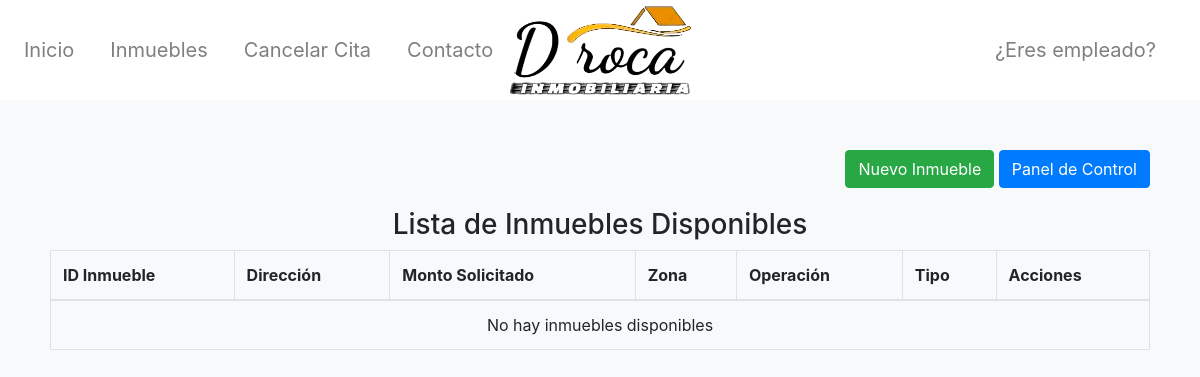
/gestionarInmuebles.php, run on an earlier commit of the app's database.
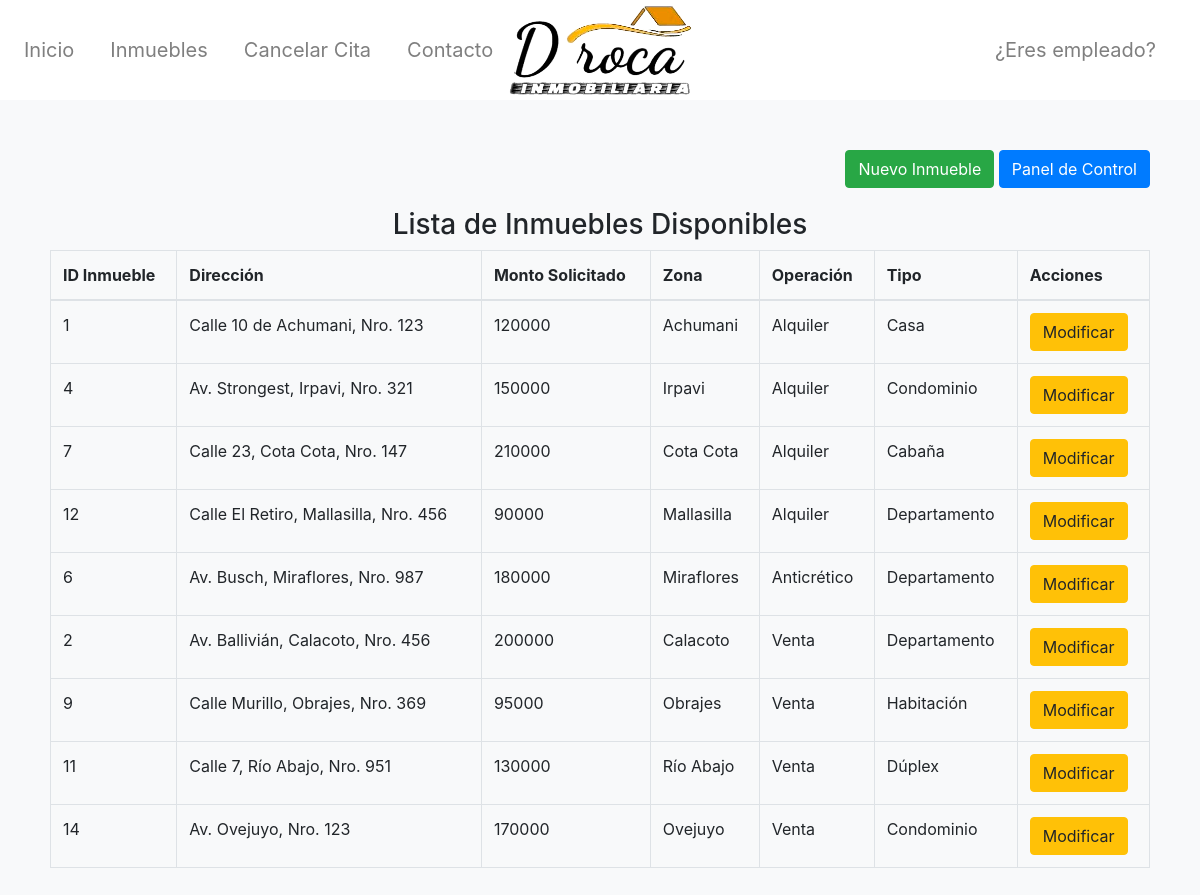
And on a later commit of the database.
### tables this page shows
CREATE TABLE Vivienda (
    idVivienda int  NOT NULL AUTO_INCREMENT,
    Direccion varchar(100)  NOT NULL,
    MontoPedido int  NOT NULL,
    Vendido boolean  NOT NULL,
    Zonas_idZona int  NOT NULL,
    TipoVivienda_idTipoV int  NOT NULL,
    TipoOferta_idTipoO int  NOT NULL,
    CONSTRAINT Vivienda_pk PRIMARY KEY (idVivienda)
);

CREATE TABLE Zonas (
    idZona int  NOT NULL AUTO_INCREMENT,
    Zona varchar(100)  NOT NULL,
    CONSTRAINT Zonas_pk PRIMARY KEY (idZona)
);

CREATE TABLE TipoOferta (
    idTipoO int  NOT NULL AUTO_INCREMENT,
    Oferta varchar(100)  NOT NULL,
    CONSTRAINT TipoOferta_pk PRIMARY KEY (idTipoO)
);

CREATE TABLE TipoVivienda (
    idTipoV int  NOT NULL AUTO_INCREMENT,
    Vivienda varchar(100)  NOT NULL,
    CONSTRAINT TipoVivienda_pk PRIMARY KEY (idTipoV)
);

### Logica/sql.php (called while the page is built, shortened)
<?php
function Conectarse()
{
    if (!($link = mysqli_connect("localhost", "root", ""))) {
        return 0;
    }
    return $link;
}
function obtenerViviendasDisponibles() {
    $conexion = Conectarse();
    $consulta = "
        SELECT
            V.idVivienda,
            V.Direccion,
            V.MontoPedido,
            V.Vendido,
            Z.Zona,
            TV.Vivienda AS TipoVivienda,
            TOF.Oferta AS TipoOferta
        FROM
            Vivienda V
        JOIN
            Zonas Z ON V.Zonas_idZona = Z.idZona
        JOIN
            TipoVivienda TV ON V.TipoVivienda_idTipoV = TV.idTipoV
        JOIN
            TipoOferta TOF ON V.TipoOferta_idTipoO = TOF.idTipoO
        WHERE
            V.Vendido = FALSE;
    ";
    $resultado = mysqli_query($conexion, $consulta);
    if ($resultado) {
        $viviendas = mysqli_fetch_all($resultado, MYSQLI_ASSOC);
    } else {
        $viviendas = [];
    }
    return $viviendas;
}
?>

### gestionarInmuebles.php (the view, shortened to what this page needs)
<!DOCTYPE html>
<html lang="es">
<head>
    <link href="https://maxcdn.bootstrapcdn.com/bootstrap/4.5.2/css/bootstrap.min.css" rel="stylesheet">
</head>
<body>
    <?php include('header.php'); ?>
    <div class="table-container">
    <div class="text-right new-property-btn">
        <a href="registrarInmueble.php" class="btn btn-success">Nuevo Inmueble</a>
        <a href="panelControl.php" class="btn btn-primary">Panel de Control</a>
    </div>
    <h3 class="text-center">Lista de Inmuebles Disponibles</h3>
    <table class="table table-bordered">
        <thead>
            <tr>
                <th>ID Inmueble</th>
                <th>Dirección</th>
                <th>Monto Solicitado</th>
                <th>Zona</th>
                <th>Operación</th>
                <th>Tipo</th>
                <th>Acciones</th>
            </tr>
        </thead>
        <tbody>
            <?php
            require_once 'Logica/sql.php';
            $viviendas = obtenerViviendasDisponibles();
            if (!empty($viviendas)) {
                foreach ($viviendas as $vivienda) {
                    echo "<tr>";
                    echo "<td>" . $vivienda['idVivienda'] . "</td>";
                    echo "<td>" . $vivienda['Direccion'] . "</td>";
                    echo "<td>" . $vivienda['MontoPedido'] . "</td>";
                    echo "<td>" . $vivienda['Zona'] . "</td>";
                    echo "<td>" . $vivienda['TipoOferta'] . "</td>";
                    echo "<td>" . $vivienda['TipoVivienda'] . "</td>";
                    echo "<td><a href='modificarInmueble.php?id=" . $vivienda['idVivienda'] . "' class='btn btn-warning'>Modificar</a></td>";
                    echo "</tr>";
                }
            } else {
                echo "<tr><td colspan='7' class='text-center'>No hay inmuebles disponibles</td></tr>";
            }
            ?>
        </tbody>
    </table>
</div>
</body>
</html>

What changed in the data, as far as the page shows it:
added vivienda: idVivienda "1", Direccion "Calle 10 de Achumani, Nro. 123", MontoPedido "120000", Zonas_idZona.Zona "Achumani", TipoOferta_idTipoO.Oferta "Alquiler", TipoVivienda_idTipoV.Vivienda "Casa"
added vivienda: idVivienda "4", Direccion "Av. Strongest, Irpavi, Nro. 321", MontoPedido "150000", Zonas_idZona.Zona "Irpavi", TipoOferta_idTipoO.Oferta "Alquiler", TipoVivienda_idTipoV.Vivienda "Condominio"
added vivienda: idVivienda "7", Direccion "Calle 23, Cota Cota, Nro. 147", MontoPedido "210000", Zonas_idZona.Zona "Cota Cota", TipoOferta_idTipoO.Oferta "Alquiler", TipoVivienda_idTipoV.Vivienda "Cabaña"
added vivienda: idVivienda "12", Direccion "Calle El Retiro, Mallasilla, Nro. 456", MontoPedido "90000", Zonas_idZona.Zona "Mallasilla", TipoOferta_idTipoO.Oferta "Alquiler", TipoVivienda_idTipoV.Vivienda "Departamento"
added vivienda: idVivienda "6", Direccion "Av. Busch, Miraflores, Nro. 987", MontoPedido "180000", Zonas_idZona.Zona "Miraflores", TipoOferta_idTipoO.Oferta "Anticrético", TipoVivienda_idTipoV.Vivienda "Departamento"
added vivienda: idVivienda "2", Direccion "Av. Ballivián, Calacoto, Nro. 456", MontoPedido "200000", Zonas_idZona.Zona "Calacoto", TipoOferta_idTipoO.Oferta "Venta", TipoVivienda_idTipoV.Vivienda "Departamento"
added vivienda: idVivienda "9", Direccion "Calle Murillo, Obrajes, Nro. 369", MontoPedido "95000", Zonas_idZona.Zona "Obrajes", TipoOferta_idTipoO.Oferta "Venta", TipoVivienda_idTipoV.Vivienda "Habitación"
added vivienda: idVivienda "11", Direccion "Calle 7, Río Abajo, Nro. 951", MontoPedido "130000", Zonas_idZona.Zona "Río Abajo", TipoOferta_idTipoO.Oferta "Venta", TipoVivienda_idTipoV.Vivienda "Dúplex"
added vivienda: idVivienda "14", Direccion "Av. Ovejuyo, Nro. 123", MontoPedido "170000", Zonas_idZona.Zona "Ovejuyo", TipoOferta_idTipoO.Oferta "Venta", TipoVivienda_idTipoV.Vivienda "Condominio"
Also different on the page:
text no longer shown: "No hay inmuebles disponibles"
